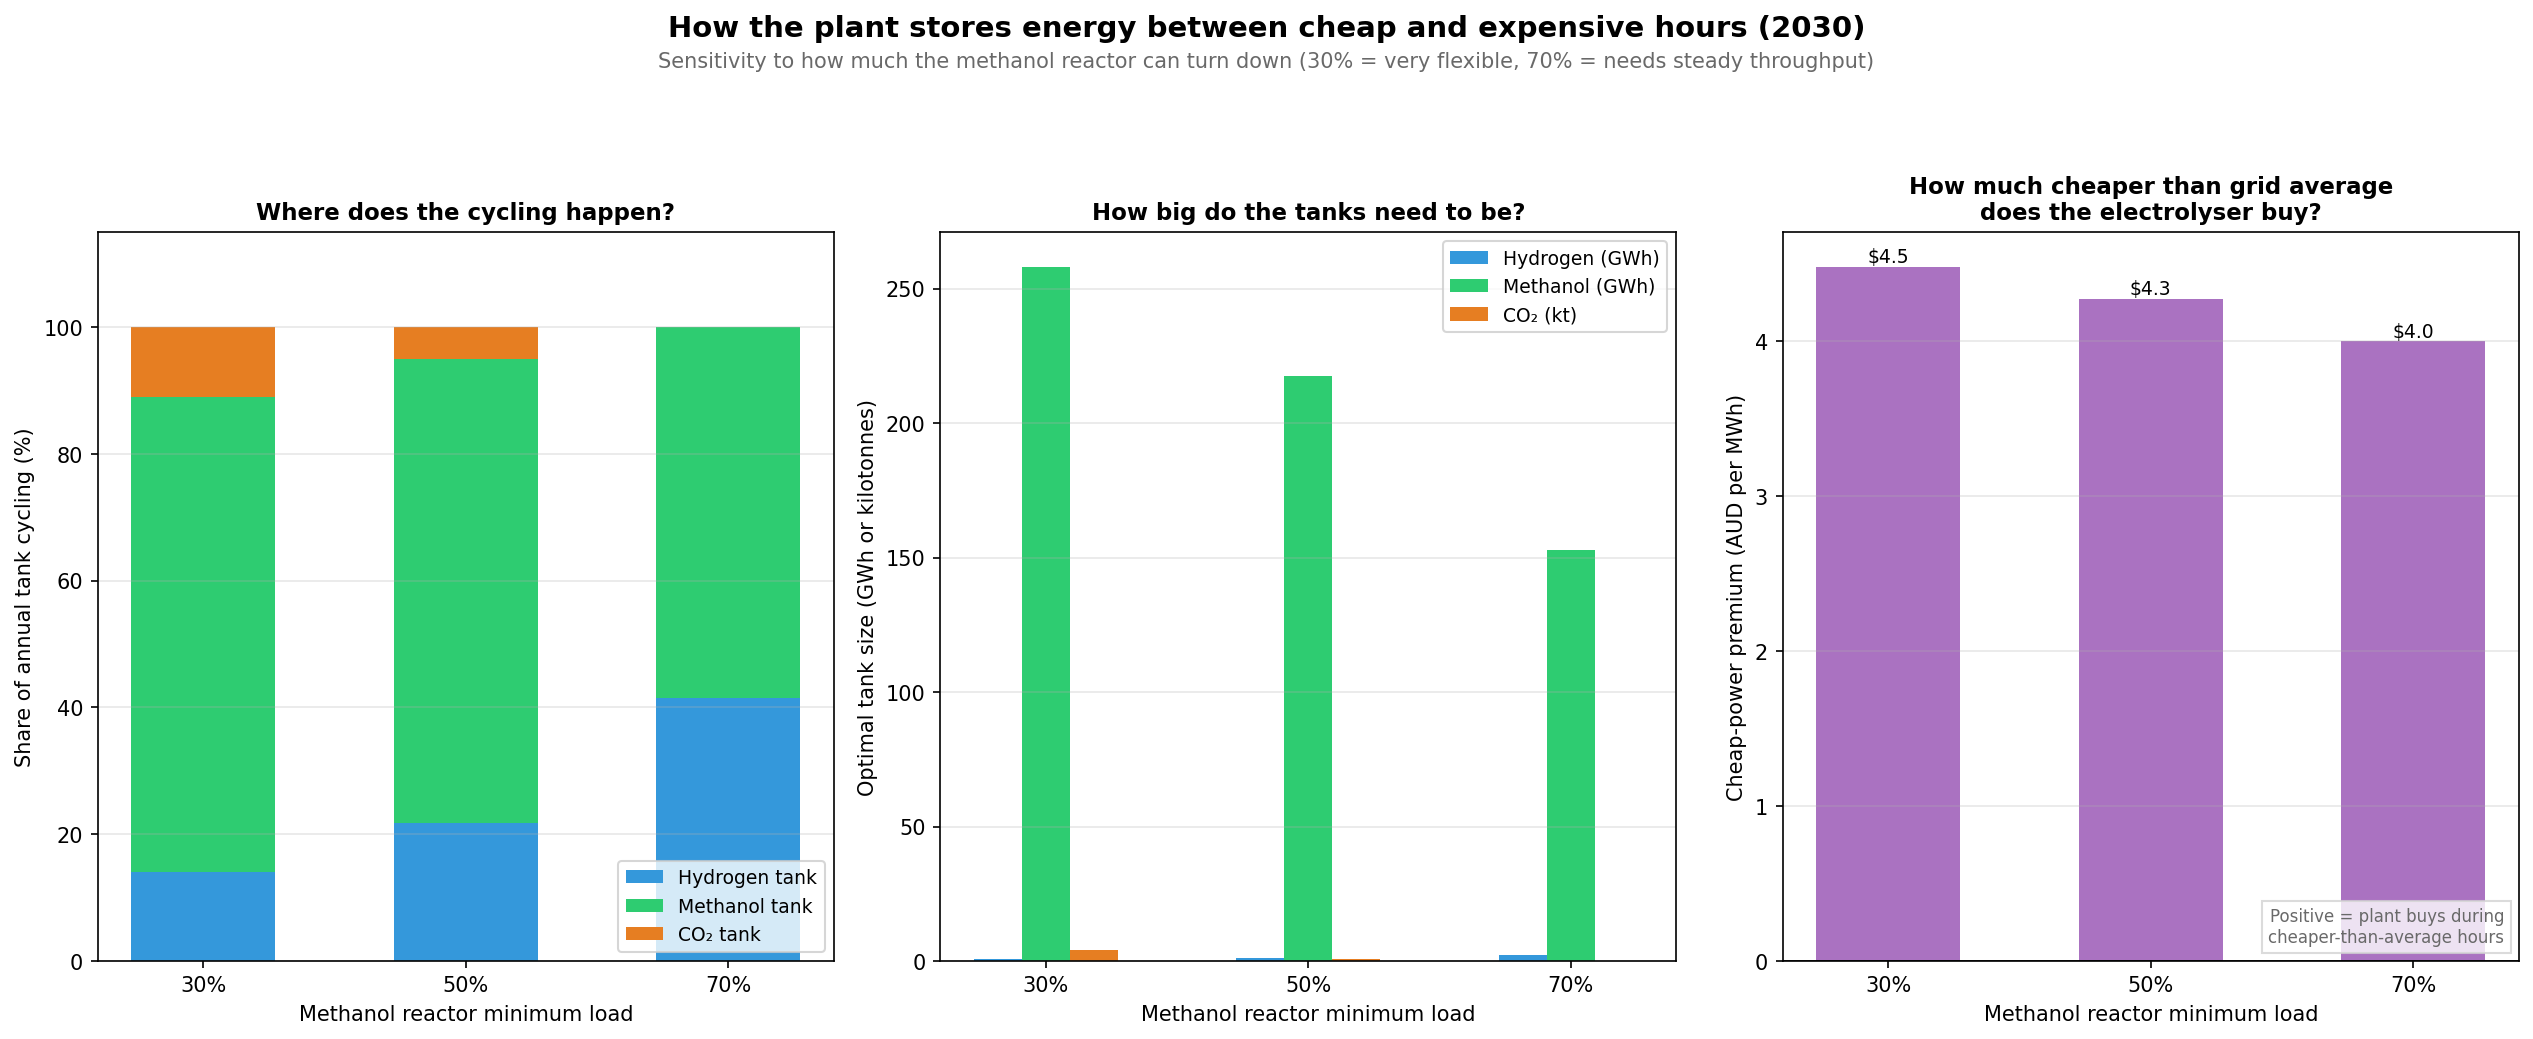

Generate this figure with Python:
"""Buffer partition: H₂ vs CO₂ vs MeOH store share.

For one scenario-year (default: 2030), solves at three MeOH synthesis
min_pu values (0.3 / 0.5 / 0.7) using the real Whyalla facility (wind/solar/
battery + RLDC merit-order grid price). Stacked bar shows fraction of annual
*store throughput* (∫|dSOC/dt|·dt) passing through each buffer.

Also shows sensitivity to min_pu on the flexibility premium (avg AC price
minus electrolyser realised price — positive means the electrolyser is
buying when prices are below average).

Run:
    python chart_buffer_partition.py [--year 2030]
"""
from __future__ import annotations

import argparse
import copy
import warnings
from pathlib import Path

import matplotlib.pyplot as plt
import numpy as np
import pandas as pd

from whyalla_pypsa import build_facility_network, attach_grid_price

from run import default_config
from process_chain import attach_efuels
from efuels_results import extract_lcom_lcof

warnings.filterwarnings("ignore")

MIN_PU_VALUES = [0.3, 0.5, 0.7]
STORE_COLORS = {
    "Hydrogen tank":  "#3498db",
    "Methanol tank":  "#2ecc71",
    "CO₂ tank":       "#e67e22",
}


def _solve_one(year: int, min_pu: float) -> dict:
    cfg = copy.deepcopy(default_config())
    cfg.scenario.model_year = year
    cfg.scenario.snapshot_mode = "representative_weeks"
    cfg.scenario.representative_weeks = 12

    n = build_facility_network(cfg)
    attach_grid_price(n, cfg)
    attach_efuels(
        n,
        wacc=cfg.pypsa_wacc,
        synthesis_min_load=min_pu,
        product_split_mode="asf",
        annual_fuel_mt=0.5,
    )
    status, _ = n.optimize(
        solver_name=cfg.solver,
        solver_options={**cfg.solver_options, "run_crossover": "off"},
    )
    if status not in ("ok", "optimal"):
        return {}

    m = extract_lcom_lcof(n, cfg)
    snap_w = n.snapshot_weightings.generators.iloc[0]

    def _store_throughput(name: str) -> float:
        if name not in n.stores.index:
            return 0.0
        e = n.stores_t.e.get(name, pd.Series(0.0, index=n.snapshots))
        return float(e.diff().abs().fillna(0.0).sum()) * snap_w

    h2_tp   = _store_throughput("h2_store")
    meoh_tp = _store_throughput("meoh_storage")
    co2_tp  = _store_throughput("co2_storage")
    total_tp = h2_tp + meoh_tp + co2_tp

    h2_cap   = float(n.stores.at["h2_store", "e_nom_opt"]) if "h2_store" in n.stores.index else 0.0
    meoh_cap = float(n.stores.at["meoh_storage", "e_nom_opt"]) if "meoh_storage" in n.stores.index else 0.0
    co2_cap  = float(n.stores.at["co2_storage", "e_nom_opt"]) if "co2_storage" in n.stores.index else 0.0

    # Flexibility premium = avg AC price - electrolyser realised price
    ac_price = n.buses_t.marginal_price.get("facility_ac",
                                             pd.Series(0.0, index=n.snapshots))
    ely_p = n.links_t.p0.get("electrolyser", pd.Series(0.0, index=n.snapshots))
    ely_mwh = float(ely_p.sum()) * snap_w
    if ely_mwh > 0:
        ely_realised = float((ely_p * ac_price).sum()) * snap_w / ely_mwh
        avg_ac = float(ac_price.mean())
        flex_premium = avg_ac - ely_realised
    else:
        flex_premium = 0.0

    return {
        "h2_buffer_share":   h2_tp / total_tp if total_tp > 0 else 0.0,
        "meoh_buffer_share": meoh_tp / total_tp if total_tp > 0 else 0.0,
        "co2_buffer_share":  co2_tp / total_tp if total_tp > 0 else 0.0,
        "h2_cap_mwh":   h2_cap,
        "meoh_cap_mwh": meoh_cap,
        "co2_cap_t":    co2_cap,
        "flexibility_premium": flex_premium,
        "lcof": m.get("lcof_per_t_diesel_equivalent", float("nan")),
    }


def plot(results: list[dict], min_pus: list[float],
         year: int, outpath: Path) -> None:
    fig, (ax1, ax2, ax3) = plt.subplots(1, 3, figsize=(17, 7.0))
    fig.suptitle(
        f"How the plant stores energy between cheap and expensive hours ({year})",
        fontsize=14, fontweight="bold", y=0.985,
    )
    fig.text(0.5, 0.935,
             "Sensitivity to how much the methanol reactor can turn down "
             "(30% = very flexible, 70% = needs steady throughput)",
             ha="center", fontsize=10, color="dimgrey")

    labels = [f"{int(v*100)}%" for v in min_pus]
    x = np.arange(len(labels))
    width = 0.55

    # ── Panel 1: throughput share (%) stacked ─────────────────────────────
    h2_shares   = [r.get("h2_buffer_share",   0) * 100 for r in results]
    meoh_shares = [r.get("meoh_buffer_share", 0) * 100 for r in results]
    co2_shares  = [r.get("co2_buffer_share",  0) * 100 for r in results]

    ax1.bar(x, h2_shares,   width, label="Hydrogen tank",
            color=STORE_COLORS["Hydrogen tank"])
    ax1.bar(x, meoh_shares, width, bottom=h2_shares,
            label="Methanol tank", color=STORE_COLORS["Methanol tank"])
    ax1.bar(x, co2_shares,  width,
            bottom=np.array(h2_shares) + np.array(meoh_shares),
            label="CO₂ tank", color=STORE_COLORS["CO₂ tank"])
    ax1.set_xticks(x); ax1.set_xticklabels(labels, fontsize=10)
    ax1.set_xlabel("Methanol reactor minimum load", fontsize=10)
    ax1.set_ylabel("Share of annual tank cycling (%)", fontsize=10)
    ax1.set_title("Where does the cycling happen?", fontsize=11, fontweight="bold")
    ax1.legend(fontsize=9, loc="lower right")
    ax1.grid(axis="y", alpha=0.3)
    ax1.set_ylim(0, 115)

    # ── Panel 2: installed capacity ───────────────────────────────────────
    h2_cap   = [r.get("h2_cap_mwh",   0) / 1000 for r in results]   # GWh
    meoh_cap = [r.get("meoh_cap_mwh", 0) / 1000 for r in results]   # GWh
    co2_cap  = [r.get("co2_cap_t",    0) / 1000 for r in results]   # kt
    ax2.bar(x - width/3, h2_cap,   width/3, label="Hydrogen (GWh)",
            color=STORE_COLORS["Hydrogen tank"])
    ax2.bar(x,           meoh_cap, width/3, label="Methanol (GWh)",
            color=STORE_COLORS["Methanol tank"])
    ax2.bar(x + width/3, co2_cap,  width/3, label="CO₂ (kt)",
            color=STORE_COLORS["CO₂ tank"])
    ax2.set_xticks(x); ax2.set_xticklabels(labels, fontsize=10)
    ax2.set_xlabel("Methanol reactor minimum load", fontsize=10)
    ax2.set_ylabel("Optimal tank size (GWh or kilotonnes)", fontsize=10)
    ax2.set_title("How big do the tanks need to be?",
                  fontsize=11, fontweight="bold")
    ax2.legend(fontsize=9); ax2.grid(axis="y", alpha=0.3)

    # ── Panel 3: flexibility premium ──────────────────────────────────────
    flex_prems = [r.get("flexibility_premium", float("nan")) for r in results]
    bars = ax3.bar(x, flex_prems, width, color="#9b59b6", alpha=0.85)
    for bar, val in zip(bars, flex_prems):
        if not np.isnan(val):
            ax3.text(bar.get_x() + bar.get_width()/2, bar.get_height(),
                     f"${val:.1f}", ha="center", va="bottom", fontsize=9)
    ax3.set_xticks(x); ax3.set_xticklabels(labels, fontsize=10)
    ax3.set_xlabel("Methanol reactor minimum load", fontsize=10)
    ax3.set_ylabel("Cheap-power premium (AUD per MWh)", fontsize=10)
    ax3.set_title("How much cheaper than grid average\n"
                  "does the electrolyser buy?",
                  fontsize=11, fontweight="bold")
    ax3.grid(axis="y", alpha=0.3)
    ax3.axhline(0, color="black", linewidth=0.8)
    ax3.text(0.98, 0.02,
             "Positive = plant buys during\ncheaper-than-average hours",
             transform=ax3.transAxes, fontsize=8, color="dimgrey",
             va="bottom", ha="right",
             bbox=dict(facecolor="white", edgecolor="lightgrey", alpha=0.8, pad=3))

    plt.tight_layout(rect=[0, 0, 1, 0.90])
    plt.savefig(outpath, dpi=150, bbox_inches="tight")
    print(f"Saved {outpath}")


def main() -> None:
    ap = argparse.ArgumentParser()
    ap.add_argument("--year", type=int, default=2030)
    ap.add_argument("--out", default="chart_buffer_partition.png")
    args = ap.parse_args()

    results = []
    for mpu in MIN_PU_VALUES:
        print(f"Solving min_pu={mpu} …", flush=True)
        r = _solve_one(args.year, mpu)
        results.append(r)

    plot(results, MIN_PU_VALUES, args.year, Path(args.out))


if __name__ == "__main__":
    main()
